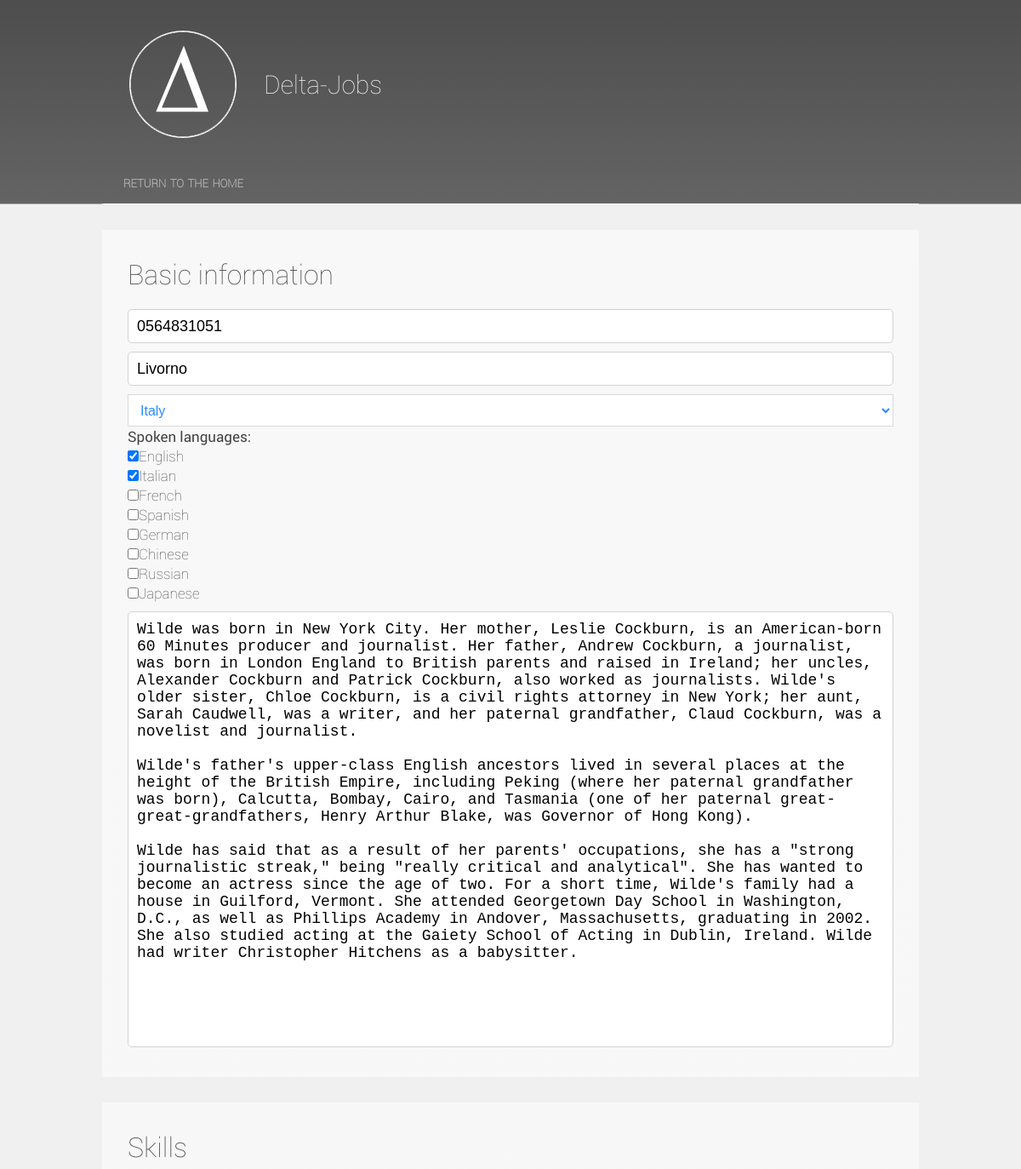
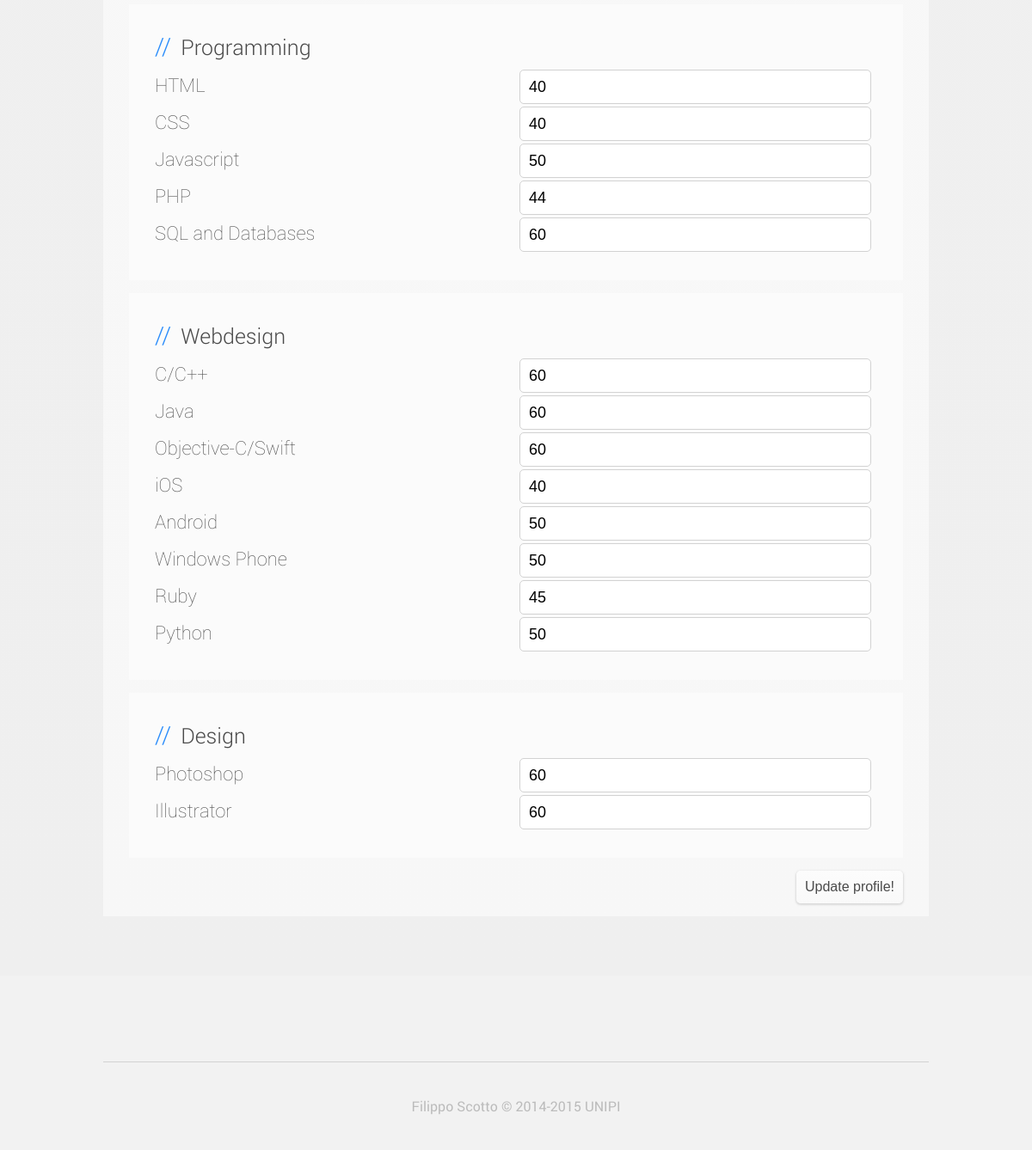
/d/edit_profile.php (signed in), run on the app's committed database (2 pictures, top to bottom).
### tables this page shows
CREATE TABLE IF NOT EXISTS `usr_information` (
  `id_user` int(11) NOT NULL,
  `name` varchar(45) NOT NULL,
  `surname` varchar(45) NOT NULL,
  `city` varchar(100) NOT NULL,
  `country` varchar(100) NOT NULL,
  `languages` varchar(500) NOT NULL,
  `telephone` varchar(45) NOT NULL,
  `id_category` int(11) NOT NULL,
  `picture` varchar(100) NOT NULL,
  `bio` text NOT NULL,
  `_avg` float NOT NULL DEFAULT '3',
  PRIMARY KEY (`id_user`),
  KEY `fav_job_idx` (`id_category`)
);

### web/deltabase/sys/api/DeltaProfile.php (called while the page is built, shortened)
<?php
require_once("DatabaseHandler.php");
class DeltaProfile {
		protected $dbHandler_;
		private $mode_;
		protected $id_;
		function __construct($id_user, $m) {
			$this->id_ = $id_user;
			$table = array('u'=>'user', 'c'=>'company');
			$this->mode_ = $table[$m];
			try {
				$this->dbHandler_ = new DatabaseHandler;
		   		$this->isValid($this->mode_);
		   	}
		   	catch (DeltaException $e) {
		   		goToErrorPage($e->getCode());
		   	}
		}
		private function isValid($what) {
			$params = array($this->id_);
			try {
				$this->dbHandler_->executeQuery("SELECT * FROM " . $what . " WHERE id_". $what . "=%d", $params, true);
			}
			catch(DeltaException $e) {
				if($e->isCode(603))
					throw new DeltaException(100);
				else
					throw $e;
			}
			$this->dbHandler_->releaseResult();
		}
		public function loadProfileInformation() {
			$procedure = "get" . $this->mode_ . "Information";
			$this->profileInformation_ = $this->dbHandler_->call($procedure, "%d", array($this->id_));
		}
}
?>

### web/deltabase/sys/api/DatabaseHandler.php (called while the page is built, shortened)
<?php
	class DatabaseHandler {
		private $db_;
		private $result_;
		function __construct(){
			$this->db_ = new mysqli(self::SERVER, self::USERNAME, self::PASSWORD, self::DBNAME);
		}
		private function checkResult($query)
		{
			return true;
		}
		private function filterSQLQuery($params) {
			return $params;
		}
		public function executeQuery ($query, $params, $numRowsMustBePositive = false) {
			$query = vsprintf($query, $this->filterSQLQuery($params));
			$this->result_ = $this->db_->query($query);
		}
		public function call($procedure, $formatted_string, $params, $scalar=true) {
			try {
				$this->executeQuery("CALL " . $procedure . "(" . $formatted_string .");", $params);
			}
			catch (DeltaException $e) {
				goToErrorPage($e->getCode());
			}
			finally {
				if(!$scalar) {
					$result = $this->fetchResultArrayOfObjects();
				}
				else {
					$result = $this->fetchResultObject();
				}
				return $result;
			}
		}
		public function fetchResultObject() {
			return $this->result_->fetch_object();
		}
		public function fetchResultArrayOfObjects(){
			$array = array();
			while ($row = $this->result_->fetch_object()) {
		        $array[] = $row;
		    }
		    return $array;
		}
		public function nextResult() {
			$this->db_->next_result();
		}
	}
?>

### web/deltabase/sys/api/DeltaUser.php (called while the page is built, shortened)
<?php
	require_once("DeltaProfile.php");
	class DeltaUser extends DeltaProfile {
		public function __get($property) {
			if (property_exists($this, $property)) {
				return $this->$property;
			}
		}
		function __construct($id_user){
			parent::__construct($id_user, 'u');
		}
		public function loadUserSkills(){
			$params = array($this->id_);
			$procedure = "getUserSkills";
			$tmp = $this->dbHandler_->call($procedure, "%d", $params, false);
		}
	}
?>

### web/d/edit_profile.php (the view, shortened to what this page needs)
<?php
   require_once("../deltabase/sys/api/DeltaUser.php");
   $logged = $_SESSION['id'] or goToErrorPage(100);;
   $mode = $_SESSION['mode'] or goToErrorPage(100);;
   $script = array('u'=> 'edit_user.php', 'c'=> 'edit_company.php');
   $bio_placeholder = array('u'=>"tell us about you", 'c'=>"tell us about your company");
   $telephone_placeholder = array('u' => "what's your telephone number?", 'c'=>"what's your company telephone number?");
   $location_placeholder = array('u' => "where do you live?", 'c'=>"where is your company located?");
   switch ($mode) {
      case 'u':
         $user = new DeltaUser($logged);
         $user->loadUserSkills();
         break;
   }
   $user->loadProfileInformation();
   if($mode=='u') {
      $languages = explode(", ", $user->profileInformation_->languages);
   }
?>
<!DOCTYPE HTML>
<html lang="en">
<head>
   <link href="../css/apple.css" rel="stylesheet" type="text/css">
   <link href="../css/localfonts.css" rel="stylesheet" type="text/css">
   <link href="../css/profile-common-style.css" rel="stylesheet" type="text/css">
   <link href="../css/profile.css" rel="stylesheet" type="text/css">
</head>
<body>
   <header class="site-header">
      <div id="header-wrapper">
         <div id="logo"></div>
         <h1 id="logo-text">Delta-Jobs</h1>
      </div>
 <nav>
         <a href="../index.php">
            <div class="menu-item">
               return to the home
            </div>
         </a>
      </nav>
      <div class="divider outer">
         <div class="divider inner">
         </div>
      </div>
   </header>
   <main>
      <form id="edit-form" method="POST" action="../deltabase/sys/api/<?php echo $script[$mode]; ?>" style="padding-bottom: 39px;" enctype="multipart/form-data">
         <section class="section md-card">
            <h2>Basic information</h2>
            <form id="personal-information" method="POST" action="deltabase/sys/api/add_new_user.php" style="padding-bottom: 39px;" enctype="multipart/form-data">
               <input class="input fullwidth" id="telephone" name="telephone" type="text" placeholder="<?php echo $telephone_placeholder[$mode]; ?>" required value="<?php echo $user->profileInformation_->telephone; ?>">
               <input class="input fullwidth" id="city" name="city" type="text" placeholder="<?php echo $location_placeholder[$mode]; ?>" required value="<?php echo $user->profileInformation_->city; ?>">
               <select id="country" name="country" class="select fullwidth">
                  <option value="Italy">Italy</option>
               </select>
               <?php if($mode=='u') { ?>
               <b>Spoken languages:</b>
               <br>
               <input type="checkbox" name="languages[]" value="English" <?php if(in_array("English", $languages)) { echo "checked"; } ?> >English</input>
               <br>
               <input type="checkbox" name="languages[]" value="Italian" <?php if(in_array("Italian", $languages)) { echo "checked"; } ?> >Italian</input>
               <br>
               <input type="checkbox" name="languages[]" value="French" <?php if(in_array("French", $languages)) { echo "checked"; } ?> >French</input>
               <br>
               <input type="checkbox" name="languages[]" value="Spanish" <?php if(in_array("Spanish", $languages)) { echo "checked"; } ?> >Spanish</input>
               <br>
               <input type="checkbox" name="languages[]" value="German" <?php if(in_array("German", $languages)) { echo "checked"; } ?> >German</input>
               <br>
               <input type="checkbox" name="languages[]" value="Chinese" <?php if(in_array("Chinese", $languages)) { echo "checked"; } ?> >Chinese</input>
               <br>
               <input type="checkbox" name="languages[]" value="Russian" <?php if(in_array("Russian", $languages)) { echo "checked"; } ?> >Russian</input>
               <br>
               <input type="checkbox" name="languages[]" value="Japanese" <?php if(in_array("Japanese", $languages)) { echo "checked"; } ?> >Japanese</input>
               <br>
               <?php } ?>
               <textarea id="bio" name="bio" placeholder="<?php echo $bio_placeholder[$mode]; ?>" class="input textarea px_500 fullwidth" required ><?php echo utf8_encode($user->profileInformation_->bio); ?></textarea>
         </section>
         <?php if($mode=='u') { ?>
         <section class="section md-card">
            <h2>Skills</h2>
         <div id="skill-s">
            <article class="md-card row">
               <header class="skill-category">
                  <span class="blue-slash">//</span>
                  <h2>Programming</h2>
               </header>
               <?php
                  foreach ($user->skills__['1'] as $skill) {
                     echo '<div class="content">';
                     echo '   <div class="skill-description">'. $skill->name . '</div>';
                     echo '   <input class="input" type="number" name="skills[]" placeholder="skill value in %" max="100" min="1" style="width: 387px;" step="1" value="' . $skill->value . '" required>';
                     echo '</div>';
                  }
               ?>
            </article>
            <article class="md-card row">
               <header class="skill-category">
                  <span class="blue-slash">//</span>
                  <h2>Webdesign</h2>
               </header>
               <?php
                  foreach ($user->skills__['2'] as $skill) {
                     echo '<div class="content">';
                     echo '   <div class="skill-description">'. $skill->name . '</div>';
                     echo '   <input class="input" type="number" name="skills[]" placeholder="skill value in %" max="100" min="1" style="width: 387px;" step="1" value="' . $skill->value . '" required>';
                     echo '</div>';
                  }
               ?>
            </article>
            <article class="md-card row">
               <header class="skill-category">
                  <span class="blue-slash">//</span>
                  <h2>Design</h2>
               </header>
               <?php
                  foreach ($user->skills__['3'] as $skill) {
                     echo '<div class="content">';
                     echo '   <div class="skill-description">'. $skill->name . '</div>';
                     echo '   <input class="input" type="number" name="skills[]" placeholder="skill value in %" max="100" min="1" style="width: 387px;" step="1" value="' . $skill->value . '" required>';
                     echo '</div>';
                  }
               ?>
            </article>
         </div>
            <button class="button white" style="float:right;">Update profile!</button></br>
         </section>
         <?php } ?>
         </form>
   </main>
   <footer>
      <div id="footer-content">
         <div id="credit">
            <b>Filippo Scotto © 2014-2015 UNIPI</b>
         </div>
      </div>
   </footer>
</body>
</html>

### web/css/apple.css (style rules this page uses)
* { margin: 0; padding: 0; }
body { font-family: "LF_RobotoThin", "LF_RobotoLight", "Roboto", "HelveticaNeue-UltraLight", "Helvetica Neue UltraLight", "Helvetica Neue", Helvetica, Arial, sans-serif; min-width: 960px; color: rgb(234, 234, 234); background: #f2f2f2; }
a { color: #2A8CFA; opacity: 0.9; }
b { font-family: "LF_RobotoRegular"; font-weight: 300; }
h1 { margin-bottom: 15px; font: 100 2rem"LF_RobotoThin"; text-align: center; color: #898989; }
h2 { font-size: 24px; font-weight: 100; margin-bottom: 10px; }
span { font-size: 20px; font-weight: 100; }
main { background: linear-gradient(#F0F0F0, rgb(239, 239, 239)); padding-top: 30px; }
input { outline: none; }
textarea { outline: none; resize: none; }
button { outline: none; }
.input { height: 38px; border: 1px solid rgb(210, 210, 210); background: white; font-size: 18px; padding: 0px 10px 0px 10px; border-radius: 5px; }
.input.fullwidth { width: 878px; margin-top: 10px; }
.input.textarea { resize:none; padding-top: 10px; }
.textarea.px_500 { height: 500px; }
.button { font-size: 16px; font-weight: 100; height: 38px; width: auto; padding: 0 10px 0 10px; color: #FFF; border-radius: 5px; }
.button.white { background: linear-gradient(to bottom, #FCFCFC, #F9F9F9); border: 0; box-shadow: 0px 1px 2px 1px rgba(170, 170, 170, 0.37); color: #4A4A4A; }
.select { background: white; padding: 0 10px 0 10px; font-size: 16px; line-height: 1; border: 1px solid #dadada; color: #2a8cfa; outline: 0; height: 38px; }
.select.fullwidth { width: 100%; margin-top: 10px; }
.site-header { height: 240px; background-color: rgb(94,94,94); background: linear-gradient(rgba(3, 3, 3, 0.69), rgba(0, 0, 0, 0.59)); }
.site-header #header-wrapper { width: 960px; height: 200px; margin: 0 auto; }
#logo { height: 140px; width: 130px; background: url("../img/logo.png"); margin: 30px; background-repeat: no-repeat; background-position: center; float: left; }
#logo-text { color: #f1f1f1; font-size: 30px; font-weight: 200; float: left; margin-top: 79px; }
nav { width: 940px; height: 39px; margin: 0 auto; }
.menu-item { display: inline-block; margin-right: auto; height: 40px; margin-left: auto; text-align: center; transition: all 0.15s ease-in-out; font-variant: small-caps; font-weight: 600; padding-right: 15px; padding-left: 15px; font-size: larger; }
nav a { color: rgba(228, 228, 228, 0.77); text-decoration: none; }
.divider { height: 1px; }
.divider.outer { background: #aaa; }
.divider.inner { background: #FFFFFF; width: 960px; margin-left: auto; margin-right: auto; min-width: 960px; }
.section { padding: 30px 0 30px 0; margin: 0 auto; width: 960px; }
.section.md-card { width: 900px; }
.md-card { padding: 30px; margin-bottom: 30px; color: rgb(66, 66, 66); font-weight: 200; font-size: 17px; height: auto; z-index: 1; background: rgba(255, 255, 255, 0.55); }
.md-card h1, .md-card h2 { color: #4A4A4A; text-align: left; font-size: 2rem; }
footer { color: rgb(107, 107, 107); margin-top: 100px; }
#footer-content { margin: 0 auto; text-align: center; width: 960px; border-top: 1px solid rgb(210, 210, 210); }
#credit { padding-top: 40px; padding-bottom: 40px; opacity: 0.4; position: relative; }

### web/css/profile.css (style rules this page uses)
.md-card.row { margin-bottom: 15px; }
.row h2 { font-size: 25px; display: inline-block; }
.row .content { width: auto; text-align: left; margin-bottom: 3px; }
.skill-category { color: #4A4A4A; font-size: 25px; text-align: left; font-weight: 300; font-family: "LF_RobotoLight", "Roboto", sans-serif; }
.skill-description { width: 50%; display: inline-block; text-align: left; color: #4A4A4A; font-size: 22px; font-weight: 100; }
.blue-slash { margin-right: 5px; font-family: "LF_RobotoLight", "Roboto", sans-serif; font-size: 28px; font-weight: 300; color: #2A8CFA; }

### data on the page
usr_information: telephone "0564831051", city "Livorno", languages "☑", bio "Wilde was born in New York City. Her mother, Leslie Cockburn, is an American-born 60 Minutes producer and journalist. Her father, Andrew Cockburn, a journalist, was born in London England to British parents and raised in Ireland; her uncles, Alexander Cockburn and Patrick Cockburn, also worked as journalists. Wilde's older sister, Chloe Cockburn, is a civil rights attorney in New York; her aunt, Sarah Caudwell, was a writer, and her paternal grandfather, Claud Cockburn, was a novelist and journalist. Wilde's father's upper-class English ancestors lived in several places at the height of the British Empire, including Peking (where her paternal grandfather was born), Calcutta, Bombay, Cairo,…"

### other printed values
$skill->name "HTML"
$skill->name "CSS"
$skill->name "Javascript"
$skill->name "PHP"
$skill->name "SQL and Databases"
$skill->name "C/C++"
$skill->name "Java"
$skill->name "Objective-C/Swift"
$skill->name "iOS"
$skill->name "Android"
$skill->name "Windows Phone"
$skill->name "Ruby"
$skill->name "Python"
$skill->name "Photoshop"
$skill->name "Illustrator"
